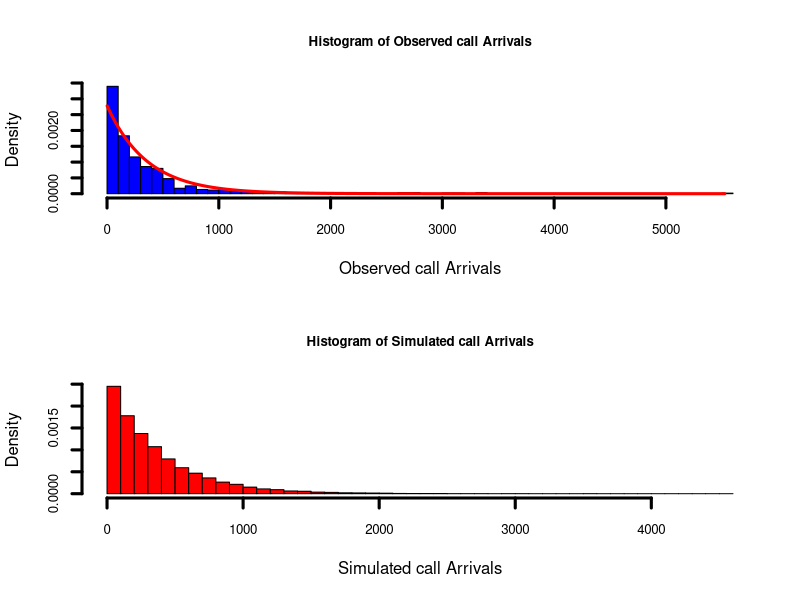

R code for this plot:
#Save plot as a pdf file 
pdf('callArrivals.pdf')

#Multiplot Option 
par(mfrow=c(2,1))


#Read the data 
a        = read.table(file="CallArrivals.csv", header=TRUE, sep=",")
Arrivals = a[,1]
#print(length(Arrivals))


#Create an observed histogram 
h = hist(Arrivals, nclass=50, col="blue", plot=FALSE)
#print('    ', quote=FALSE)
print('Printing Quantiles from the Obsreved data:', quote=FALSE)
print( summary(Arrivals) )
#print('    ', quote=FALSE)
#print(h)
#print(h$breaks)
#print(h$counts)
#print(h$mids)
area = sum((h$breaks[2]- h$breaks[1])* h$counts)
#print(area)

#Create a theroretical histogram
meanArrival = mean(Arrivals)
stdArrival = sd(Arrivals)
rate       = 1/meanArrival
sdRate     = rate * (stdArrival/meanArrival)


print('Printing Rate and its Standard Deviation')
print( c(rate, sdRate) )
print('    ', quote=FALSE)

x       = seq(1, 5527, by=1)
Density = dexp(x, rate) 
hist(Arrivals, nclass=50, col="blue", lwd=3, probability=TRUE, 
     xlab='Observed call Arrivals', 
     main='Histogram of Observed call Arrivals',
     cex.axis=0.8, cex.main=0.8)
#hist(Arrivals, nclass=50, col="blue", lwd=3)
lines(Density, type="l", col="red", lwd=3)
#print('Printing Quantiles from the Exopental Model:', quote=FALSE)
#print( summary(Density) )
#print(Density)


#hist(Arrivals, nclass=50, col="blue", lwd=3)
#print('Printing Quantiles from the Exopental Model:', quote=FALSE)
#distFunc = pexp(x, rate) 
#print( summary(xx) )
#plot(distFunc, xlab='x', ylab='F(x)', type="l", col="red", lwd=3)
#lines(distFunc, type="l", col="red", lwd=3)



#Simulation
simDim = 100
q25 = 0*seq(1, length(simDim), len=length(simDim))
q50 = 0*seq(1, length(simDim), len=length(simDim))
q75 = 0*seq(1, length(simDim), len=length(simDim))

for (k in 1:simDim)
{
unifNum = runif(50*length(Arrivals))
xx      = seq(1, 50*length(Arrivals), len=50*length(Arrivals))
for (i in 1:length(xx))
{ 
xx[i]   = -log(1 - unifNum[i])/rate
}
q25[k] = (quantile(xx, names=FALSE)[2])
q50[k] = (quantile(xx, names=FALSE)[3])
q75[k] = (quantile(xx, names=FALSE)[4])
}

print( c(mean(q25), sd(q25), mean(q50), sd(q50), mean(q75), sd(q75) ) )
format( c(mean(q25), sd(q25), mean(q50), sd(q50), mean(q75), sd(q75) ), digit=2)
#cat( sprintf("\"%f\" \"%f\"\n", mean(q25), sd(q25)) )


hist(xx, nclass=50, col="red", lwd=3, probability=TRUE,
     xlab='Simulated call Arrivals', 
     main='Histogram of Simulated call Arrivals',
     cex=0.8, cex.axis=0.8, cex.main=0.8)
#lines(xx, col="red", lwd=3)


#Return output to the terminal
dev.off()
